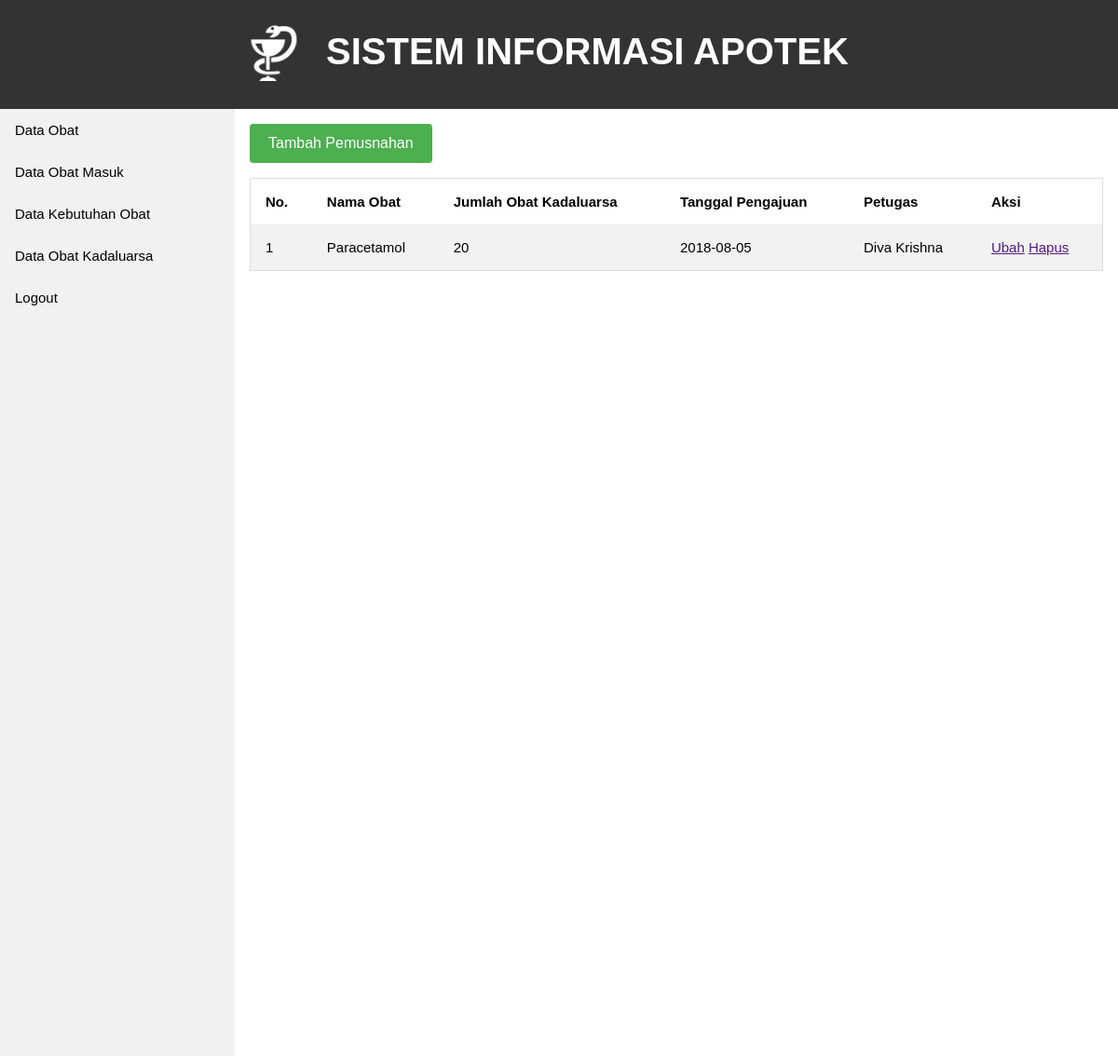
Screenshot of /pemusnahan.php (signed in) with the database file from the repository.
### tables this page shows
CREATE TABLE `pemusnahan_obat` (
  `no_pemusnahan` int(11) NOT NULL,
  `username` varchar(7) NOT NULL,
  `tanggal_pengajuan` date NOT NULL
);

CREATE TABLE `obat` (
  `kode_obat` varchar(7) NOT NULL,
  `nama_obat` varchar(35) NOT NULL,
  `harga_jual` varchar(20) NOT NULL,
  `jumlah_obat` int(11) NOT NULL DEFAULT '0',
  `stok_minimal` int(11) NOT NULL
);

CREATE TABLE `detail_pemusnahan_obat` (
  `no_pemusnahan` int(11) NOT NULL,
  `kode_obat` varchar(7) NOT NULL,
  `jumlah_obat_kadaluarsa` int(11) NOT NULL
);

CREATE TABLE `petugas` (
  `username` varchar(20) NOT NULL,
  `password` varchar(20) NOT NULL,
  `nama_lengkap` varchar(35) NOT NULL,
  `tanggal_lahir` date NOT NULL,
  `alamat` varchar(100) NOT NULL,
  `no_telepon` varchar(15) NOT NULL,
  `akses_level` varchar(10) NOT NULL
);

### database.php (called while the page is built, shortened)
<?php
class Database{
  public $conn;
  public $host = "localhost";
  public $user = "root";
  public $pass = "";
  public $db   = "proyek_1";
  public function __construct(){
    $this->conn = new mysqli($this->host, $this->user, $this->pass, $this->db);
  }
  public function readJoin($collums, $table, $where=null, $join=null){
    $sql = "SELECT $collums FROM $table";
    if($where != null){
      if($join != null){
        $sql .= " $join WHERE $where";
      }
      else{
        $sql .= " WHERE $where";
      }
    }else{
      $sql .= " $join";
    }
    $query = $this->conn->query($sql);
    return $query->fetch_all(MYSQLI_BOTH);
  }
}
 ?>

### pemusnahan.php (the view, shortened to what this page needs)
<?php
include_once('header.php');
include_once('database.php');
$db = new Database();
$join = '
INNER JOIN detail_pemusnahan_obat ON pemusnahan_obat.no_pemusnahan = detail_pemusnahan_obat.no_pemusnahan
INNER JOIN petugas ON pemusnahan_obat.username = petugas.username
INNER JOIN obat ON detail_pemusnahan_obat.kode_obat = obat.kode_obat
';
$collums = 'obat.nama_obat, detail_pemusnahan_obat.jumlah_obat_kadaluarsa, petugas.nama_lengkap, pemusnahan_obat.tanggal_pengajuan';
$data = $db->readJoin($collums ,'pemusnahan_obat', null, $join);
?>
<button onclick="functionHide()" class="button">Tambah Pemusnahan</button>
<table>
<thead>
<tr>
<th>No.</th>
<th>Nama Obat</th>
<th>Jumlah Obat Kadaluarsa</th>
<th>Tanggal Pengajuan</th>
<th>Petugas</th>
<th>Aksi</th>
</tr>
<?php
$no = 1;
foreach($data as $row){
?>
<tr>
<td><?php echo $no++; ?></td>
<td><?php echo $row['nama_obat']; ?></td>
<td><?php echo $row['jumlah_obat_kadaluarsa']; ?></td>
<td><?php echo $row['tanggal_pengajuan']; ?></td>
<td><?php echo $row['nama_lengkap']; ?></td>
<td><a href="">Ubah</a>&nbsp;<a href="">Hapus</a></td>
</tr>
<?php
}
?>
</table>
<?php include_once('footer.php');?>

### style.css (style rules this page uses)
body { margin: 0; font-family: Verdana, Geneva, Tahoma, sans-serif; font-size: 15px; }
.button { background-color: #4CAF50; border: none; color: white; padding: 12px 20px; text-align: center; text-decoration: none; display: inline-block; font-size: 16px; border-radius: 4px; }
table { border-collapse: collapse; border-spacing: 0; width: 100%; border: 1px solid #ddd; margin-top: 16px; }
th, td { text-align: left; padding: 16px; }
tr:nth-child(even) { background-color: #f2f2f2 }

### rows the page displays
pemusnahan_obat: obat.nama_obat "Paracetamol", detail_pemusnahan_obat.jumlah_obat_kadaluarsa "20", tanggal_pengajuan "2018-08-05", petugas.nama_lengkap "Diva Krishna"
